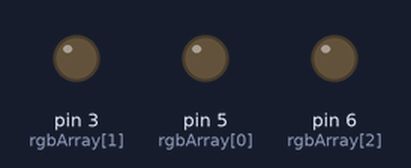
Simulated run of this sketch. Board: Arduino Uno, built with avr-gcc and run on an emulated ATmega328P. On the bench: output pins drawn as LEDs (lit = HIGH). Random numbers use the default seed unless the sketch sets one.

Above: at 0.15 s.
Timing chart, 0 to 1.6 s (numbered marks = the images above):
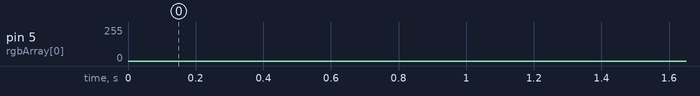

The sketch:

arduino_test.ino
```cpp
//connect RGB led to pwm pins; {R, G, B}
int rgbArray[3] = {5, 3, 6};

double actualTime = millis();

void setup(void)
{
  for (int j=0; j<=2; j++)
    pinMode(rgbArray[j], OUTPUT);
}

void loop(void)
{
  /*if ((millis() - actualTime) > 250)
  {
    rgb_random();
    actualTime = millis();
  }*/

  rgb_rainbow(2);
}


void rgb_random(void)
{
  for (int j=0; j<=2; j++)
    analogWrite(rgbArray[j], random(256));
}

void rgb_rainbow(int speed)
{
  int b = 0;
  for (int j=0; j<=2; j++)
  {
    for (int value=0; value<=256; value++)
    {
     analogWrite(rgbArray[j], value);
     delay(speed);
    }
  }

}
```
